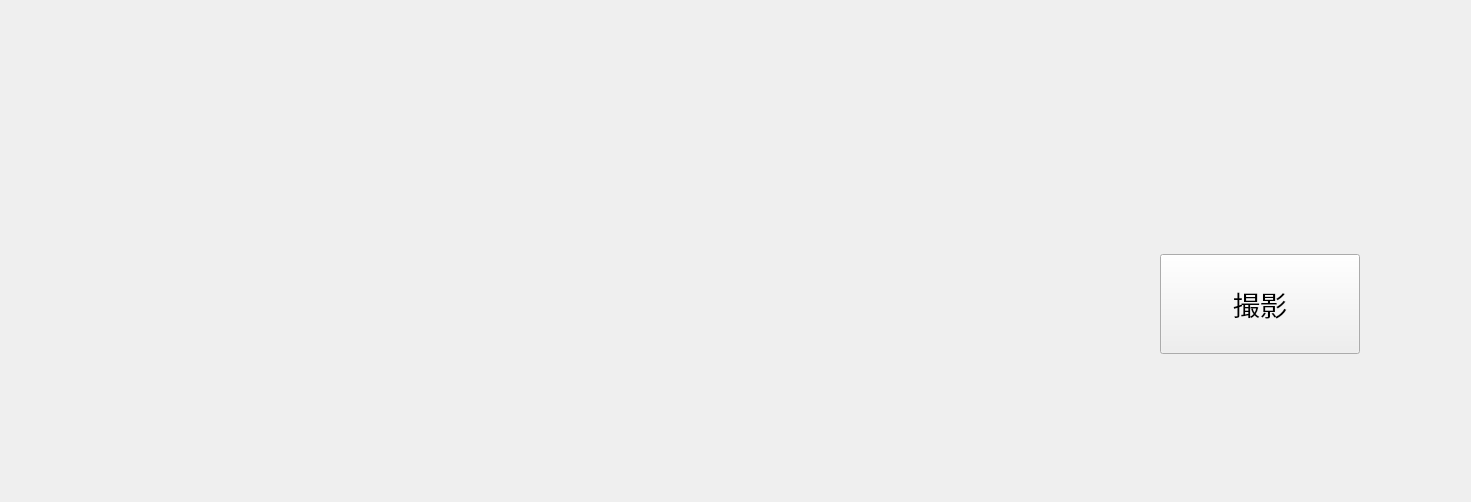
      <widget class="QWidget" name="page_3">
       <layout class="QHBoxLayout" name="horizontalLayout_13">
        <item>
         <spacer name="horizontalSpacer_23">
          <property name="orientation">
           <enum>Qt::Horizontal</enum>
          </property>
          <property name="sizeHint" stdset="0">
           <size>
            <width>403</width>
            <height>20</height>
           </size>
          </property>
         </spacer>
        </item>
        <item>
         <widget class="QLabel" name="cameraLabel_1">
          <property name="minimumSize">
           <size>
            <width>640</width>
            <height>480</height>
           </size>
          </property>
          <property name="styleSheet">
           <string notr="true"/>
          </property>
          <property name="text">
           <string/>
          </property>
         </widget>
        </item>
        <item>
         <layout class="QVBoxLayout" name="verticalLayout_8">
          <item>
           <spacer name="verticalSpacer_5">
            <property name="orientation">
             <enum>Qt::Vertical</enum>
            </property>
            <property name="sizeHint" stdset="0">
             <size>
              <width>20</width>
              <height>40</height>
             </size>
            </property>
           </spacer>
          </item>
          <item>
           <widget class="QLabel" name="debuglabel_3">
            <property name="minimumSize">
             <size>
              <width>400</width>
              <height>100</height>
             </size>
            </property>
            <property name="font">
             <font>
              <pointsize>20</pointsize>
             </font>
            </property>
            <property name="text">
             <string/>
            </property>
            <property name="alignment">
             <set>Qt::AlignCenter</set>
            </property>
           </widget>
          </item>
          <item>
           <layout class="QHBoxLayout" name="horizontalLayout_12">
            <item>
             <spacer name="horizontalSpacer_24">
              <property name="orientation">
               <enum>Qt::Horizontal</enum>
              </property>
              <property name="sizeHint" stdset="0">
               <size>
                <width>40</width>
                <height>20</height>
               </size>
              </property>
             </spacer>
            </item>
            <item>
             <widget class="QPushButton" name="cameraTakeButton_1">
              <property name="minimumSize">
               <size>
                <width>200</width>
                <height>100</height>
               </size>
              </property>
              <property name="font">
               <font>
                <pointsize>20</pointsize>
               </font>
              </property>
              <property name="text">
               <string>撮影</string>
              </property>
             </widget>
            </item>
            <item>
             <spacer name="horizontalSpacer_22">
              <property name="orientation">
               <enum>Qt::Horizontal</enum>
              </property>
              <property name="sizeHint" stdset="0">
               <size>
                <width>40</width>
                <height>20</height>
               </size>
              </property>
             </spacer>
            </item>
           </layout>
          </item>
          <item>
           <spacer name="verticalSpacer_6">
            <property name="orientation">
             <enum>Qt::Vertical</enum>
            </property>
            <property name="sizeHint" stdset="0">
             <size>
              <width>20</width>
              <height>40</height>
             </size>
            </property>
           </spacer>
          </item>
         </layout>
        </item>
       </layout>
      </widget>
